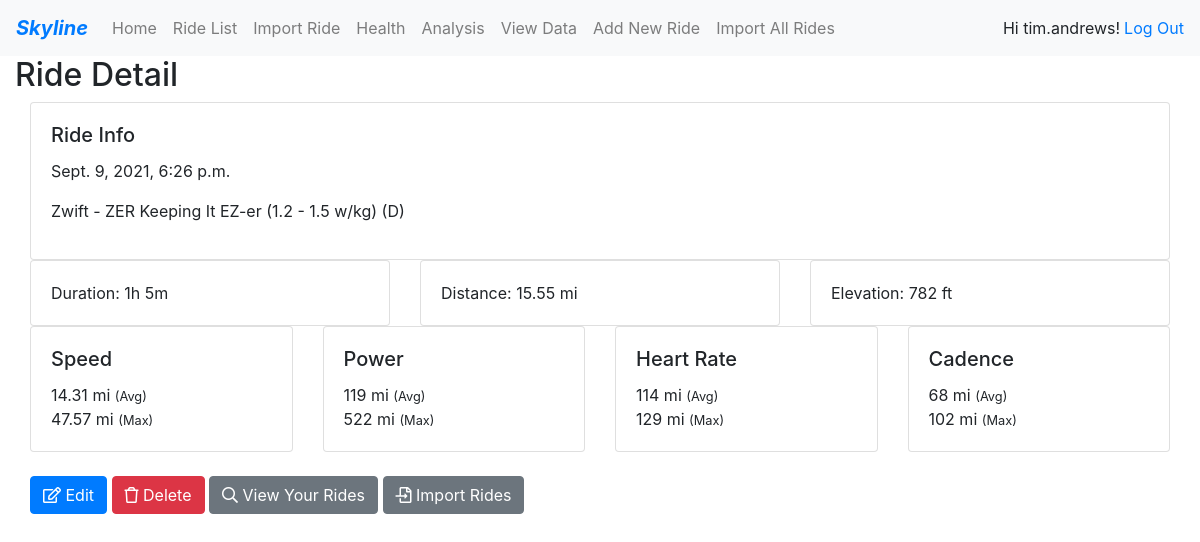
Screenshot of /ride/521/ (signed in) with the database file from the repository.
### accounts/models.py (models this page shows, shortened)
class CustomUser(AbstractUser):
    pass
    bike_name = models.CharField(max_length=10)

### rides/models.py (models this page shows, shortened)
class Ride(models.Model):
    user = models.ForeignKey(
        get_user_model(),
        on_delete=models.CASCADE,
        null=True,
    )
    ride_type = models.CharField(max_length=10)
    ride_native_id = models.CharField(max_length=200)
    start_time = models.DateTimeField()
    title = models.CharField(max_length=200)
    description = models.TextField(blank=True)
    duration = models.DurationField()
    distance = models.DecimalField(max_digits=6, decimal_places=2)
    elevation = models.IntegerField()
    avg_speed = models.DecimalField(max_digits=5, decimal_places=2, blank=True)
    max_speed = models.DecimalField(max_digits=5, decimal_places=2, blank=True)
    avg_heart_rate = models.IntegerField(blank=True)
    max_heart_rate = models.IntegerField(blank=True)
    avg_watts = models.IntegerField(blank=True)
    max_watts = models.IntegerField(blank=True)
    avg_cadence = models.IntegerField(blank=True)
    max_cadence = models.IntegerField(blank=True)
    calories = models.PositiveSmallIntegerField(blank=True)
    notes = models.TextField(blank=True)

### rides/views.py (the view)
# urls.py: path('ride/<int:id>/', views.ride_detail, name='ride_detail'),
def ride_detail(request, id):
    ride = get_object_or_404(Ride.objects.filter(user=request.user), id=id)
    context = {
        'ride': ride,
    }
    return render(request, 'rides/ride_detail.html', {'context': context})

### rides/templatetags/ride_filters.py (called while the page is built)
@register.filter(name='duration_string')
def duration_string(duration):
    seconds = duration.seconds
    min, sec = divmod(seconds, 60)
    hour, min = divmod(min, 60)
    hour = round(hour)
    min = round(min)
    sec = round(sec)
    if hour > 0:
        duration_string = f"{hour}h {min}m"
    else:
        duration_string = f"{min}m {sec}s"
    return duration_string

### templates/rides/ride_detail.html (shortened to what this page needs)
{% extends 'rides/base.html' %}
{% load ride_filters %}
{% block content %}
    <h2>Ride Detail</h2>
    <div class="container-fluid">
        <div class="row">
            <div class="col-12">
                <div class="card">
                    <div class="card-body">
                        <h5 class="card-title">Ride Info</h5>
                        <p class="card-text">{{ context.ride.start_time}}</p>
                        <p class="card-text">{{ context.ride.title }}</p>
                    </div>
                </div>
            </div>
        </div>
        <div class="row">
            <div class="col-lg-4 col-md-6">
                <div class="card">
                    <div class="card-body">
                        Duration: {{ context.ride.duration|duration_string }}
                    </div>
                </div>
            </div>
            <div class="col-lg-4 col-md-6">
                <div class="card">
                    <div class="card-body">
                        Distance: {{ context.ride.distance }} mi
                    </div>
                </div>
            </div>
            <div class="col-lg-4 col-md-6">
                <div class="card">
                    <div class="card-body">
                        Elevation: {{ context.ride.elevation }} ft
                    </div>
                </div>
            </div>
        </div>
        <div class="row">
            <div class="col-lg-3 col-md-4 col-sm-6">
                <div class="card">
                    <div class="card-body">
                        <h5 class="card-title">Speed</h5>
                        <p class="card-text">
                            {{ context.ride.avg_speed }} mi <small>(Avg)</small><br>
                            {{ context.ride.max_speed }} mi <small>(Max)</small>
                        </p>
                    </div>
                </div>
            </div>
            <div class="col-lg-3 col-md-4 col-sm-6">
                <div class="card">
                    <div class="card-body">
                        <h5 class="card-title">Power</h5>
                        <p class="card-text">
                            {{ context.ride.avg_watts }} mi <small>(Avg)</small><br>
                            {{ context.ride.max_watts }} mi <small>(Max)</small>
                        </p>
                    </div>
                </div>
            </div>
            <div class="col-lg-3 col-md-4 col-sm-6">
                <div class="card">
                    <div class="card-body">
                        <h5 class="card-title">Heart Rate</h5>
                        <p class="card-text">
                            {{ context.ride.avg_heart_rate }} mi <small>(Avg)</small><br>
                            {{ context.ride.max_heart_rate }} mi <small>(Max)</small>
                        </p>
                    </div>
                </div>
            </div>
            <div class="col-lg-3 col-md-4 col-sm-6">
                <div class="card">
                    <div class="card-body">
                        <h5 class="card-title">Cadence</h5>
                        <p class="card-text">
                            {{ context.ride.avg_cadence }} mi <small>(Avg)</small><br>
                            {{ context.ride.max_cadence }} mi <small>(Max)</small>
                        </p>
                    </div>
                </div>
            </div>
        </div>
        <div class="row">
            <div class="col-12">
                <br>
                <a class="btn btn-primary" href="{% url 'ride_edit' id=context.ride.id %}">
                    <i class="far fa-edit"></i> Edit
                </a>
                <a class="btn btn-danger" href="{% url 'ride_confirm_delete' id=context.ride.id %}">
                    <i class="far fa-trash"></i> Delete
                </a>
                <a class="btn btn-secondary" href="{% url 'ride_list' %}">
                    <i class="far fa-search"></i> View Your Rides
                </a>
                <a class="btn btn-secondary" href="{% url 'import_ride' %}">
                    <i class="far fa-file-import"></i> Import Rides
                </a>
            </div>
        </div>
    </div>
    <br>&nbsp;
{% endblock %}

### templates/rides/base.html (shortened to what this page needs)
{% load static %}
<!DOCTYPE html>
<html lang="en">
<head>
    <link rel="stylesheet" href="https://stackpath.bootstrapcdn.com/bootstrap/4.5.2/css/bootstrap.min.css">
    <link rel="stylesheet" href="{% static 'fa5/css/all.css' %}">
    <link rel="stylesheet" href="{% static 'css/data.css' %}">
</head>
<body>
    <nav class="navbar navbar-expand-lg navbar-light bg-light">
        <a class="navbar-brand text-primary font-weight-bold font-italic" href="{% url 'home' %}">
            Skyline
        </a>
        <div class="collapse navbar-collapse" id="navbarSupportedContent">
            <div class="navbar-nav">
                <a class="nav-link" href="{% url 'home' %}">Home</a>
                <a class="nav-link" href="{% url 'ride_list' %}">Ride List</a>
                <a class="nav-link" href="{% url 'import_ride' %}">Import Ride</a>
                <a class="nav-link" href="{% url 'health' %}">Health</a>
                <a class="nav-link" href="{% url 'analysis' tab='default'%}">Analysis</a>
                <a class="nav-link" href="{% url 'view_data' %}">View Data</a>
                <a class="nav-link" href="{% url 'ride_new' %}">Add New Ride</a>
                <a class="nav-link" href="{% url 'import_all_rides' %}">Import All Rides</a>
            </div>
            <div class="navbar-nav ml-auto">
                {% if user.is_authenticated %}
                    Hi {{ user.username }}!
                    <a class="ml-1" href="{% url 'logout' %}">Log Out</a>
                {% else %}
                    You are not logged in
                    <a class="ml-1" href="{% url 'login' %}">Log In</a>
                {% endif %}
            </div>
        </div>
    </nav>
    <div class="content container-fluid">
        <div class="row">
            <div class="col-md-12">
            {% block content %}
            {% endblock %}
            </div>
        </div>
    </div>
</body>
</html>

### rows the page displays
CustomUser: username "tim.andrews"
Ride: ride.start_time "Sept. 9, 2021, 6:26 p.m.", ride "Zwift - ZER Keeping It EZ-er (1.2 - 1.5 w/kg) (D)", ride.duration|duration_string "1h 5m", ride.distance "15.55", ride.elevation "782", ride.avg_speed "14.31", ride.max_speed "47.57", ride.avg_watts "119", ride.max_watts "522", ride.avg_heart_rate "114", ride.max_heart_rate "129", ride.avg_cadence "68", ride.max_cadence "102"
